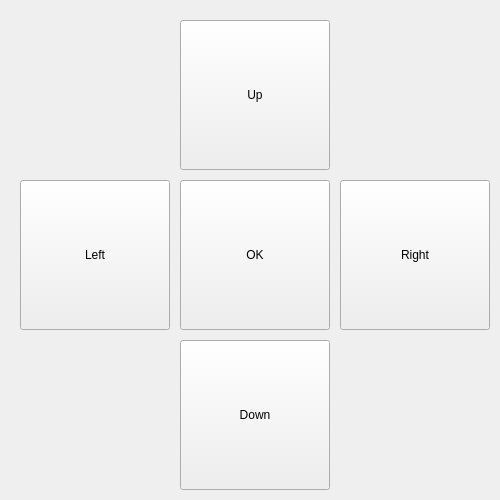
<?xml version="1.0" encoding="UTF-8"?>
<ui version="4.0">
 <class>tlinsWPolotMainKeys</class>
 <widget class="QWidget" name="tlinsWPolotMainKeys">
  <property name="geometry">
   <rect>
    <x>0</x>
    <y>0</y>
    <width>500</width>
    <height>500</height>
   </rect>
  </property>
  <property name="windowTitle">
   <string>Form</string>
  </property>
  <widget class="QPushButton" name="buttonOK">
   <property name="geometry">
    <rect>
     <x>180</x>
     <y>180</y>
     <width>150</width>
     <height>150</height>
    </rect>
   </property>
   <property name="text">
    <string>OK</string>
   </property>
  </widget>
  <widget class="QPushButton" name="buttonUP">
   <property name="geometry">
    <rect>
     <x>180</x>
     <y>20</y>
     <width>150</width>
     <height>150</height>
    </rect>
   </property>
   <property name="text">
    <string>Up</string>
   </property>
  </widget>
  <widget class="QPushButton" name="buttonDOWN">
   <property name="geometry">
    <rect>
     <x>180</x>
     <y>340</y>
     <width>150</width>
     <height>150</height>
    </rect>
   </property>
   <property name="text">
    <string>Down</string>
   </property>
  </widget>
  <widget class="QPushButton" name="buttonLEFT">
   <property name="geometry">
    <rect>
     <x>20</x>
     <y>180</y>
     <width>150</width>
     <height>150</height>
    </rect>
   </property>
   <property name="text">
    <string>Left</string>
   </property>
  </widget>
  <widget class="QPushButton" name="buttonRIGHT">
   <property name="geometry">
    <rect>
     <x>340</x>
     <y>180</y>
     <width>150</width>
     <height>150</height>
    </rect>
   </property>
   <property name="text">
    <string>Right</string>
   </property>
   <property name="iconSize">
    <size>
     <width>64</width>
     <height>64</height>
    </size>
   </property>
   <property name="checkable">
    <bool>false</bool>
   </property>
   <property name="checked">
    <bool>false</bool>
   </property>
   <property name="autoRepeat">
    <bool>false</bool>
   </property>
   <property name="default">
    <bool>false</bool>
   </property>
   <property name="flat">
    <bool>false</bool>
   </property>
  </widget>
  <widget class="QWidget" name="gridLayoutWidget">
   <property name="geometry">
    <rect>
     <x>530</x>
     <y>130</y>
     <width>461</width>
     <height>421</height>
    </rect>
   </property>
   <layout class="QGridLayout" name="gridLayout"/>
  </widget>
 </widget>
 <resources/>
 <connections/>
</ui>
